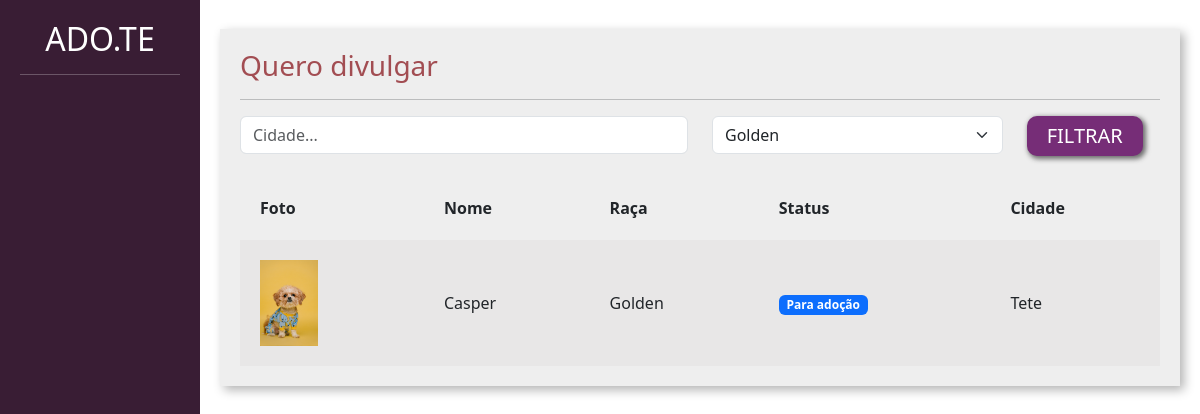
The app's page /, older data.
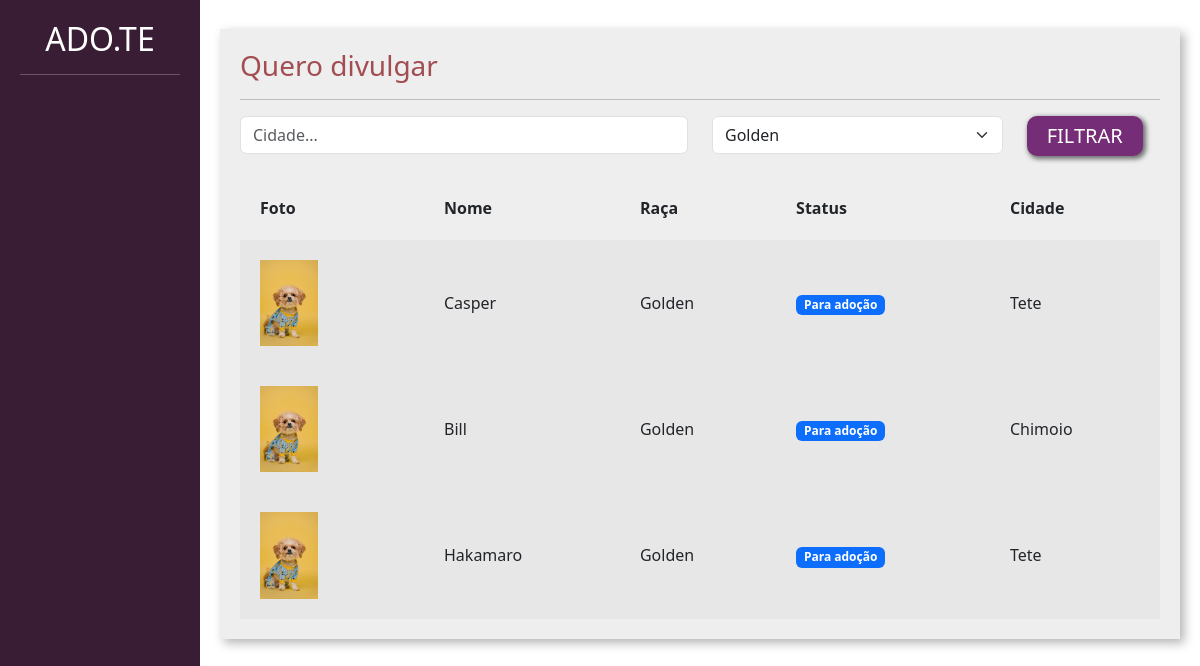
The same page, newer data.
### divulge/models/divulge_models.py (models this page shows, shortened)
class Pet(models.Model):
    choices_status = (("P", "Para adocão"), ("A", "Adotado"))
    user = models.ForeignKey(User, on_delete=models.DO_NOTHING)
    picture = models.ImageField(upload_to="fotos_pets")
    name = models.CharField(max_length=50)
    description = models.TextField()
    province = models.CharField(max_length=50)
    city = models.CharField(max_length=50)
    phone = PhoneNumberField(region="MZ")
    tags = models.ManyToManyField(Tag)
    breed = models.ForeignKey(Breed, on_delete=models.DO_NOTHING)
    status = models.CharField(max_length=1, choices=choices_status, default="P")

class Breed(models.Model):
    breed = models.CharField(max_length=50)
    def __str__(self):
        return self.breed

### adopt/views/adopt_views.py (the view)
# urls.py: urlpatterns = [path("", list_pets, name="list_pets")]
def list_pets(request):
    if request.method == "GET":
        pets = Pet.objects.filter(status="P")
        breeds = Breed.objects.all()
        city = request.GET.get("city")
        breeds_filter = request.GET.get("breed")
        if city is not None:
            pets = pets.filter(city__icontains=city)
        if city is not None:
            pets = pets.filter(breed_id=breeds_filter)
        context = {
            "pets": pets,
            "breeds": breeds,
            "city": city,
            "breeds_filter": breeds_filter,
        }
        return render(request, "adopt/list_pets.html", context=context)

### pets/templates/adopt/list_pets.html (shortened to what this page needs)
{% load static %}
<!DOCTYPE html>
<html lang="pt-BR">
  <head>
    <link
      href="https://cdn.jsdelivr.net/npm/bootstrap@5.3.0-alpha1/dist/css/bootstrap.min.css"
      rel="stylesheet"
    />
    <link href="{% static 'css/register/register.css' %}" rel="stylesheet" />
    <link href="{% static 'css/divulge/new_pet.css' %}" rel="stylesheet" />
    <link href="{% static 'css/divulge/my_pets.css' %}" rel="stylesheet" />
    <link href="{% static 'css/adopt/adopt.css' %}" rel="stylesheet" />
  </head>
  <body>
    <div class="container-fluid">
      <div class="row">
        <div class="col-md-2 bg-side sidebar">
          <h2>ADO.TE</h2>
          <hr />
        </div>
        <div class="col-md">
          <div class="wrapper">
            <div class="box width80">
              <h3 class="font-vinho">Quero divulgar</h3>
              <hr />
              <form action="{% url 'list_pets'%}" method="GET">
                <div class="row">
                  <div class="col-md-6">
                    <input
                      type="text"
                      placeholder="Cidade..."
                      value="{% if city %}{{city}}{% endif %}"
                      name="city"
                      class="form-control"
                    />
                  </div>
                  <div class="col-md-4">
                    <select class="form-select" name="breed">
                      {% for breed in breeds %}
                      <option {% if breeds_filter.id == breed.id %} selected {% endif %} value="{{breed.id}}">{{breed}}</option>
                      {% endfor %}
                    </select>
                  </div>
                  <div class="col-md-2">
                    <input
                      type="submit"
                      class="btn-custom-secondary"
                      value="FILTRAR"
                    />
                  </div>
                </div>
              </form>
              <table class="tabela" cellpadding="20">
                <tr>
                  <th>Foto</th>
                  <th>Nome</th>
                  <th>Raça</th>
                  <th>Status</th>
                  <th>Cidade</th>
                </tr>
                {% for pet in pets%}
                <tr class="tabela-linha">
                  <td width="20%">
                    <a href="{% url 'see_pets' pet.id %}"><img width="40%" src="{{pet.picture.url}}" /></a>
                  </td>
                  <td>{{pet.name}}</td>
                  <td>{{pet.breed}}</td>
                  <td>
                    {% if pet.status == "p" or "P" %}
                    <span class="badge text-bg-primary">Para adoção</span>
                    {% elif pet.status == "a" or "A" %}
                    <span class="badge text-bg-success">Adotado</span>
                    {% endif%}
                  </td>
                  <td>{{pet.city}}</td>
                </tr>
                {% endfor %}
              </table>
            </div>
          </div>
        </div>
      </div>
    </div>
  </body>
</html>

### pets/static/css/register/register.css (style rules this page uses)
.bg-side { background-color: #391D34; color: white; height: 100vh; }

### pets/static/css/divulge/new_pet.css (style rules this page uses)
.sidebar { text-align: center; padding: 20px; }
.wrapper { margin-top: 3%; display: flex; flex-direction: row; justify-content: center; align-items: center; }
.box { padding:20px; width: 50vw; background: rgb(238, 238, 238); box-shadow: 4px 4px 10px rgba(0,0,0,.3); }
.font-vinho { color: #A24D52; }

### pets/static/css/divulge/my_pets.css (style rules this page uses)
.width80 { width: 80vw; }
.tabela { width: 100%; margin-top: 20px; }
.tabela-linha { background-color: #e8e7e7; }

### pets/static/css/adopt/adopt.css (style rules this page uses)
.btn-custom-secondary { background-color: #762D77; border: none; box-shadow: 2px 2px 5px 1px rgb(108, 108, 108); color: white; font-size: 20px; padding: 5px 20px 5px 20px; border-radius: 10px; }

Row changes from the older to the newer data that the page shows:
added Pet: picture (picture), name "Bill", breed "Golden", status "Para adoção", city "Chimoio"
added Pet: picture (picture), name "Hakamaro", breed "Golden", status "Para adoção", city "Tete"
